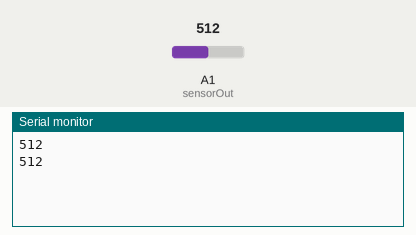
Recording of a sketch running on a simulated Arduino Uno, built with avr-gcc and run on an emulated ATmega328P. Shown: the last lines printed to the serial monitor. The inputs (shaded band) are chosen by the test bench; at power-on: A1 (sensorOut) = 512.

Above: at 1.8 s.
1.9 s: A1 (sensorOut) set to 716
At 2.5 s:
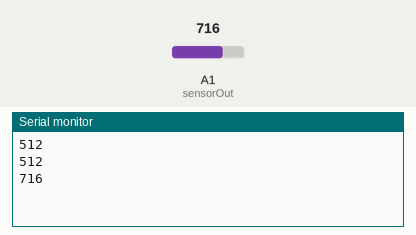
3.4 s: A1 (sensorOut) set to 900
At 4.8 s:
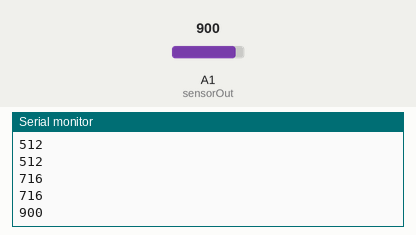
Timing chart, 0 to 6.4 s (numbered marks = the images above; inputs shaded):
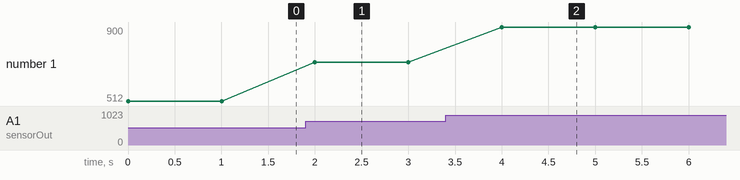

Measured:
- after the input at 1.9 s, the serial monitor: prints a new line after 0.10 s (image 1)
- after the input at 3.4 s, the serial monitor: prints a new line after 0.60 s (image 2)
- plotted number 1: 512 → 716 after the input at 1.9 s, 716 → 900 after the input at 3.4 s

The sketch:

two-color.ino
```cpp
const int S0 = 2;
const int S1 = 4;
const int sensorOut = 15;

void setup() {
  Serial.begin(9600);
  pinMode(S0, OUTPUT);
  pinMode(S1, OUTPUT);
  pinMode(sensorOut, INPUT);

  digitalWrite(S0, LOW);
  digitalWrite(S1, HIGH);
}

void loop() {
 int sensorValue = analogRead(sensorOut);
 Serial.println(sensorValue);
 delay(1000);
}
```
